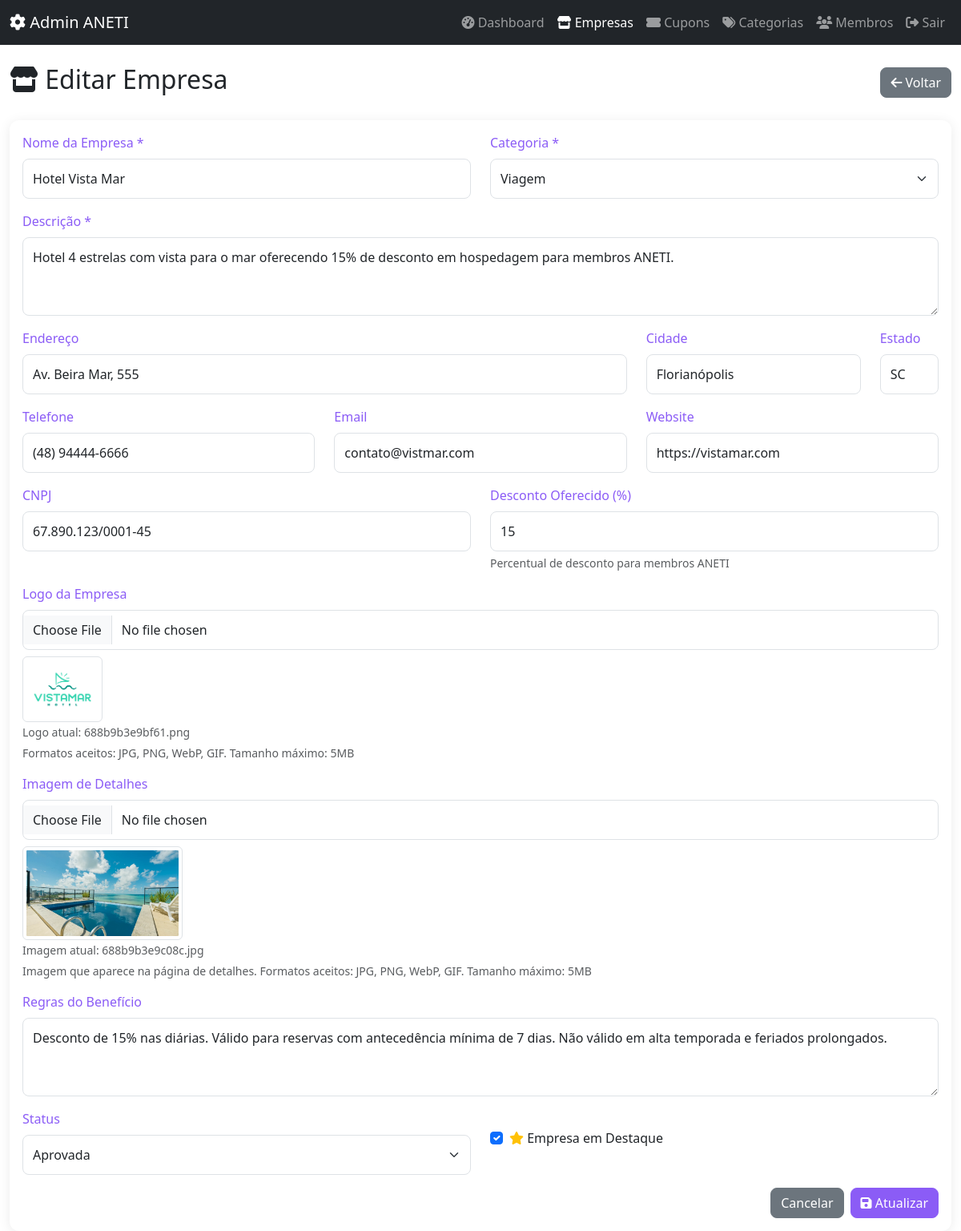
Screenshot of /admin/empresa-cadastro.php?id=6 (signed in) with the database file from the repository.
### tables this page shows
CREATE TABLE `empresas` (
  `id` int NOT NULL AUTO_INCREMENT,
  `nome` varchar(150) NOT NULL,
  `cnpj` varchar(18) NOT NULL,
  `logo` varchar(255) DEFAULT NULL,
  `cidade` varchar(100) NOT NULL,
  `estado` varchar(2) NOT NULL,
  `email` varchar(100) NOT NULL,
  `telefone` varchar(20) NOT NULL,
  `categoria` varchar(50) NOT NULL,
  `descricao` text NOT NULL,
  `regras` text NOT NULL,
  `status` enum('pendente','aprovada','rejeitada') DEFAULT 'pendente',
  `destaque` tinyint(1) DEFAULT '0',
  `created_at` timestamp NULL DEFAULT CURRENT_TIMESTAMP,
  `updated_at` timestamp NULL DEFAULT CURRENT_TIMESTAMP ON UPDATE CURRENT_TIMESTAMP,
  `desconto` varchar(255) DEFAULT NULL,
  `website` varchar(255) DEFAULT NULL,
  `endereco` varchar(255) DEFAULT NULL,
  `imagem_detalhes` varchar(255) DEFAULT NULL,
  PRIMARY KEY (`id`),
  UNIQUE KEY `cnpj` (`cnpj`),
  KEY `idx_nome` (`nome`),
  KEY `idx_cnpj` (`cnpj`),
  KEY `idx_categoria` (`categoria`),
  KEY `idx_cidade` (`cidade`),
  KEY `idx_estado` (`estado`),
  KEY `idx_status` (`status`),
  KEY `idx_destaque` (`destaque`),
  KEY `idx_created_at` (`created_at`),
  KEY `idx_empresas_search` (`nome`,`categoria`,`cidade`,`status`),
  CONSTRAINT `empresas_ibfk_1` FOREIGN KEY (`categoria`) REFERENCES `categorias` (`nome`) ON UPDATE CASCADE
);

CREATE TABLE `categorias` (
  `id` int NOT NULL AUTO_INCREMENT,
  `nome` varchar(50) NOT NULL,
  `descricao` text,
  `created_at` timestamp NULL DEFAULT CURRENT_TIMESTAMP,
  PRIMARY KEY (`id`),
  UNIQUE KEY `nome` (`nome`),
  KEY `idx_nome` (`nome`)
);

### includes/functions.php (called while the page is built, shortened)
<?php
function getCategories($conn) {
    $stmt = $conn->query("SELECT * FROM categorias ORDER BY nome ASC");
    return $stmt->fetchAll();
}
?>

### admin/empresa-cadastro.php (the view, shortened to what this page needs)
<?php
require_once '../config/database.php';
require_once '../includes/functions.php';
$empresa = null;
$edit_mode = false;
if (isset($_GET['id'])) {
    $edit_mode = true;
    $empresa_id = (int)$_GET['id'];
    $stmt = $conn->prepare("SELECT * FROM empresas WHERE id = ?");
    $stmt->execute([$empresa_id]);
    $empresa = $stmt->fetch();
}
$categories = getCategories($conn);
?>
<!DOCTYPE html>
<html lang="pt-BR">
<head>
    <link href="https://cdn.jsdelivr.net/npm/bootstrap@5.3.0/dist/css/bootstrap.min.css" rel="stylesheet">
    <link href="https://cdnjs.cloudflare.com/ajax/libs/font-awesome/6.4.0/css/all.min.css" rel="stylesheet">
    <link href="../assets/css/style.css" rel="stylesheet">
</head>
<body>
    <nav class="navbar navbar-expand-lg navbar-dark bg-dark">
        <div class="container-fluid">
            <a class="navbar-brand" href="index.php">
                <i class="fas fa-cog"></i> Admin ANETI
            </a>
            <div class="navbar-nav">
                <a class="nav-link" href="index.php"><i class="fas fa-tachometer-alt"></i> Dashboard</a>
                <a class="nav-link active" href="empresas.php"><i class="fas fa-store"></i> Empresas</a>
                <a class="nav-link" href="cupons.php"><i class="fas fa-ticket-alt"></i> Cupons</a>
                <a class="nav-link" href="categorias.php"><i class="fas fa-tags"></i> Categorias</a>
                <a class="nav-link" href="membros.php"><i class="fas fa-users"></i> Membros</a>
                <a class="nav-link" href="logout.php"><i class="fas fa-sign-out-alt"></i> Sair</a>
            </div>
        </div>
    </nav>
    <div class="container-fluid mt-4">
        <div class="row">
            <div class="col-12">
                <div class="d-flex justify-content-between align-items-center mb-4">
                    <h2><i class="fas fa-store"></i> <?php echo $edit_mode ? 'Editar' : 'Cadastrar'; ?> Empresa</h2>
                    <a href="empresas.php" class="btn btn-secondary">
                        <i class="fas fa-arrow-left"></i> Voltar
                    </a>
                </div>
                <div class="card">
                    <div class="card-body">
                        <form method="POST" enctype="multipart/form-data">
                            <div class="row">
                                <div class="col-md-6">
                                    <div class="mb-3">
                                        <label class="form-label">Nome da Empresa *</label>
                                        <input type="text" class="form-control" name="nome"
                                               value="<?php echo htmlspecialchars($empresa['nome'] ?? ''); ?>" required>
                                    </div>
                                </div>
                                <div class="col-md-6">
                                    <div class="mb-3">
                                        <label class="form-label">Categoria *</label>
                                        <select class="form-select" name="categoria" required>
                                            <?php foreach ($categories as $category): ?>
                                                <option value="<?php echo htmlspecialchars($category['nome']); ?>"
                                                        <?php echo ($empresa['categoria'] ?? '') == $category['nome'] ? 'selected' : ''; ?>>
                                                    <?php echo htmlspecialchars($category['nome']); ?>
                                                </option>
                                            <?php endforeach; ?>
                                        </select>
                                    </div>
                                </div>
                            </div>
                            <div class="mb-3">
                                <label class="form-label">Descrição *</label>
                                <textarea class="form-control" name="descricao" rows="3" required><?php echo htmlspecialchars($empresa['descricao'] ?? ''); ?></textarea>
                            </div>
                            <div class="row">
                                <div class="col-md-8">
                                    <div class="mb-3">
                                        <label class="form-label">Endereço</label>
                                        <input type="text" class="form-control" name="endereco"
                                               value="<?php echo htmlspecialchars($empresa['endereco'] ?? ''); ?>">
                                    </div>
                                </div>
                                <div class="col-md-3">
                                    <div class="mb-3">
                                        <label class="form-label">Cidade</label>
                                        <input type="text" class="form-control" name="cidade"
                                               value="<?php echo htmlspecialchars($empresa['cidade'] ?? ''); ?>">
                                    </div>
                                </div>
                                <div class="col-md-1">
                                    <div class="mb-3">
                                        <label class="form-label">Estado</label>
                                        <input type="text" class="form-control" name="estado" maxlength="2" placeholder="SP"
                                               value="<?php echo htmlspecialchars($empresa['estado'] ?? ''); ?>">
                                    </div>
                                </div>
                            </div>
                            <div class="row">
                                <div class="col-md-4">
                                    <div class="mb-3">
                                        <label class="form-label">Telefone</label>
                                        <input type="text" class="form-control" name="telefone"
                                               value="<?php echo htmlspecialchars($empresa['telefone'] ?? ''); ?>">
                                    </div>
                                </div>
                                <div class="col-md-4">
                                    <div class="mb-3">
                                        <label class="form-label">Email</label>
                                        <input type="email" class="form-control" name="email"
                                               value="<?php echo htmlspecialchars($empresa['email'] ?? ''); ?>">
                                    </div>
                                </div>
                                <div class="col-md-4">
                                    <div class="mb-3">
                                        <label class="form-label">Website</label>
                                        <input type="url" class="form-control" name="website"
                                               value="<?php echo htmlspecialchars($empresa['website'] ?? ''); ?>">
                                    </div>
                                </div>
                            </div>
                            <div class="row">
                                <div class="col-md-6">
                                    <div class="mb-3">
                                        <label class="form-label">CNPJ</label>
                                        <input type="text" class="form-control" name="cnpj"
                                               value="<?php echo htmlspecialchars($empresa['cnpj'] ?? ''); ?>"
                                               placeholder="00.000.000/0000-00">
                                    </div>
                                </div>
                                <div class="col-md-6">
                                    <div class="mb-3">
                                        <label class="form-label">Desconto Oferecido (%)</label>
                                        <input type="number" class="form-control" name="desconto" min="0" max="100"
                                               value="<?php echo htmlspecialchars($empresa['desconto'] ?? ''); ?>"
                                               placeholder="Ex: 20">
                                        <div class="form-text">Percentual de desconto para membros ANETI</div>
                                    </div>
                                </div>
                            </div>
                            <div class="mb-3">
                                <label class="form-label">Logo da Empresa</label>
                                <input type="file" class="form-control" name="logo" accept="image/jpeg,image/png,image/gif,image/webp">
                                <?php if (!empty($empresa['logo'])): ?>
                                    <div class="mt-2">
                                        <img src="../uploads/<?php echo htmlspecialchars($empresa['logo']); ?>" alt="Logo atual" style="max-width: 100px; max-height: 100px;" class="img-thumbnail">
                                        <br><small class="text-muted">Logo atual: <?php echo htmlspecialchars($empresa['logo']); ?></small>
                                    </div>
                                <?php endif; ?>
                                <div class="form-text">Formatos aceitos: JPG, PNG, WebP, GIF. Tamanho máximo: 5MB</div>
                            </div>
                            <div class="mb-3">
                                <label class="form-label">Imagem de Detalhes</label>
                                <input type="file" class="form-control" name="imagem_detalhes" accept="image/jpeg,image/png,image/gif,image/webp">
                                <?php if (!empty($empresa['imagem_detalhes'])): ?>
                                    <div class="mt-2">
                                        <img src="../uploads/<?php echo htmlspecialchars($empresa['imagem_detalhes']); ?>" alt="Imagem de detalhes" style="max-width: 200px; max-height: 150px;" class="img-thumbnail">
                                        <br><small class="text-muted">Imagem atual: <?php echo htmlspecialchars($empresa['imagem_detalhes']); ?></small>
                                    </div>
                                <?php endif; ?>
                                <div class="form-text">Imagem que aparece na página de detalhes. Formatos aceitos: JPG, PNG, WebP, GIF. Tamanho máximo: 5MB</div>
                            </div>
                            <div class="mb-3">
                                <label class="form-label">Regras do Benefício</label>
                                <textarea class="form-control" name="regras_beneficio" rows="3"><?php echo htmlspecialchars($empresa['regras'] ?? ''); ?></textarea>
                            </div>
                            <div class="row">
                                <div class="col-md-6">
                                    <div class="mb-3">
                                        <label class="form-label">Status</label>
                                        <select class="form-select" name="status">
                                            <option value="aprovada" <?php echo ($empresa['status'] ?? '') == 'aprovada' ? 'selected' : ''; ?>>Aprovada</option>
                                        </select>
                                    </div>
                                </div>
                                <div class="col-md-6">
                                    <div class="mb-3">
                                        <div class="form-check mt-4">
                                            <input class="form-check-input" type="checkbox" name="destaque" id="destaque"
                                                   <?php echo ($empresa['destaque'] ?? false) ? 'checked' : ''; ?>>
                                            <label class="form-check-label" for="destaque">
                                                <i class="fas fa-star text-warning"></i> Empresa em Destaque
                                            </label>
                                        </div>
                                    </div>
                                </div>
                            </div>
                            <div class="d-grid gap-2 d-md-flex justify-content-md-end">
                                <a href="empresas.php" class="btn btn-secondary">Cancelar</a>
                                <button type="submit" class="btn btn-primary">
                                    <i class="fas fa-save"></i> <?php echo $edit_mode ? 'Atualizar' : 'Cadastrar'; ?>
                                </button>
                            </div>
                        </form>
                    </div>
                </div>
            </div>
        </div>
    </div>
</body>
</html>

### assets/css/style.css (style rules this page uses)
:root { --aneti-primary: #8B5CF6; --aneti-primary-dark: #7C3AED; --aneti-primary-light: #A78BFA; --aneti-purple-gradient: linear-gradient(135deg, #8B5CF6 0%, #A855F7 50%, #9333EA 100%); --aneti-secondary: #6c757d; --aneti-success: #28a745; --aneti-warning: #ffc107; --aneti-danger: #dc3545; --aneti-info: #17a2b8; --aneti-light: #f8f9fa; --aneti-dark: #343a40; --aneti-white: #ffffff; }
.btn-primary, .bg-primary { background-color: var(--aneti-primary) !important; border-color: var(--aneti-primary) !important; }
.card { border: none; border-radius: 12px; box-shadow: 0 2px 15px rgba(0, 0, 0, 0.08); }
.btn { border-radius: 8px; font-weight: 500; transition: all 0.3s ease; }
.form-control, .form-select { border-radius: 8px; border: 1px solid #dee2e6; padding: 0.75rem; transition: all 0.3s ease; }
.form-label { font-weight: 500; color: var(--aneti-primary); margin-bottom: 0.5rem; }

### rows the page displays
empresas: nome "Hotel Vista Mar", categoria "Viagem", descricao "Hotel 4 estrelas com vista para o mar oferecendo 15% de desconto em hospedagem para membros ANETI.", endereco "Av. Beira Mar, 555", cidade "Florianópolis", estado "SC", telefone "(48) 94444-6666", email "contato@vistmar.com", website "https://vistamar.com", cnpj "67.890.123/0001-45", desconto "15", logo (picture), logo "688b9b3e9bf61.png", imagem_detalhes (picture), imagem_detalhes "688b9b3e9c08c.jpg", regras_beneficio "Desconto de 15% nas diárias. Válido para reservas com antecedência mínima de 7 dias. Não válido em alta temporada e feriados prolongados.", status "Aprovada", destaque "☑"
